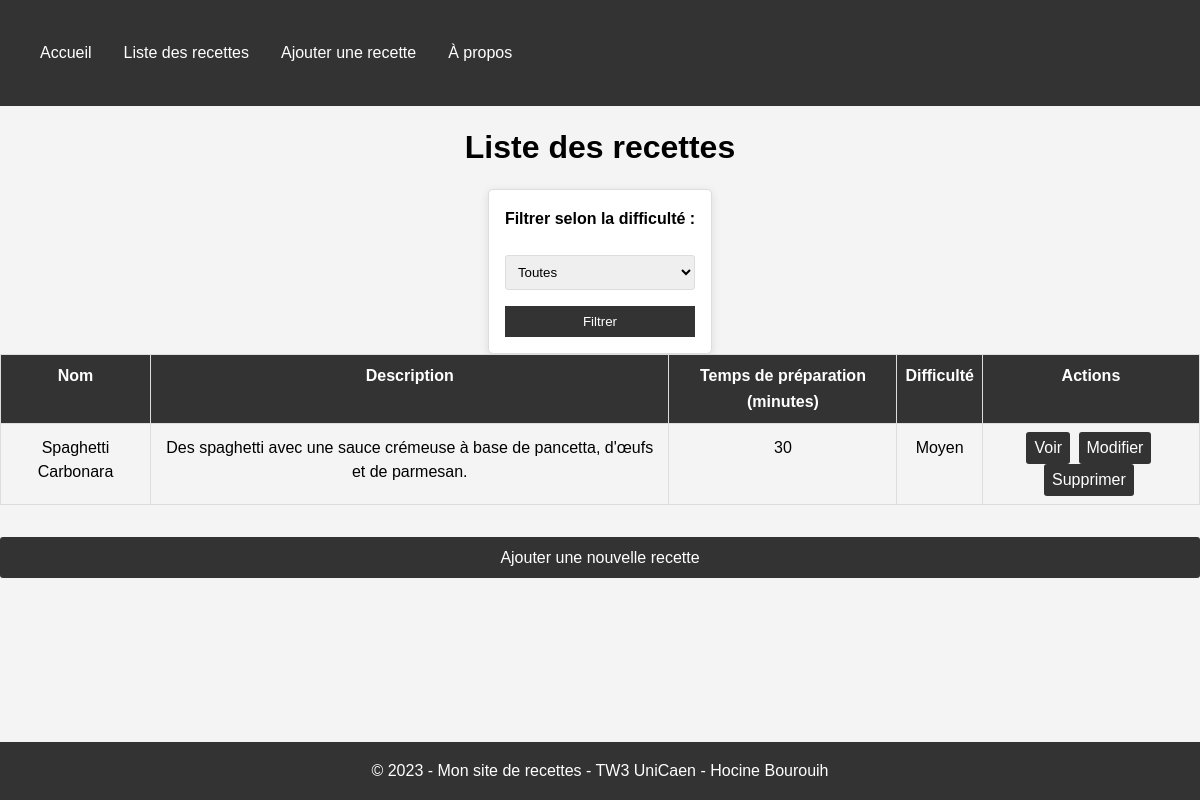
Page /list.php?difficulty=Moyen on the committed database.
### tables this page shows
CREATE TABLE IF NOT EXISTS `recipes` (
  `id` INT(11) UNSIGNED NOT NULL AUTO_INCREMENT,
  `name` VARCHAR(255) NOT NULL,
  `description` TEXT NOT NULL,
  `prep_time` INT(11) NOT NULL,
  `image_url` VARCHAR(255) NOT NULL,
  `difficulty` ENUM('Facile', 'Moyen', 'Difficile') NOT NULL,
  PRIMARY KEY (`id`)
);

### list.php (the view, shortened to what this page needs)
<?php require_once 'config/database.php'; ?>
<!DOCTYPE html>
<html lang="fr">
<head>
    <link rel="stylesheet" href="css/style.css">
</head>
<body>
    <?php include 'includes/header.php'; ?>
    <h1>Liste des recettes</h1>
    <form method="GET">
        <label for="difficulty">Filtrer selon la difficulté :</label>
        <select name="difficulty" id="difficulty">
            <option value="">Toutes</option>
        </select>
        <input type="submit" value="Filtrer">
    </form>
    <?php
    $difficulty = isset($_GET['difficulty']) ? $_GET['difficulty'] : '';
    if ($difficulty)
    {
        $query = "SELECT * FROM recipes WHERE difficulty = :difficulty";
        $stmt = $pdo->prepare($query);
        $stmt->bindParam(':difficulty', $difficulty);
        $stmt->execute();
    }
    else
    {
        $query = "SELECT * FROM recipes";
        $stmt = $pdo->query($query);
    }
    if ($stmt->rowCount() > 0)
    {
        echo "<table>
                <thead>
                    <tr>
                        <th>Nom</th>
                        <th>Description</th>
                        <th>Temps de préparation (minutes)</th>
                        <th>Difficulté</th>
                        <th>Actions</th>
                    </tr>
                </thead>
                <tbody>";
        while ($row = $stmt->fetch(PDO::FETCH_ASSOC))
        {
            echo "<tr>
                    <td>{$row['name']}</td>
                    <td>{$row['description']}</td>
                    <td>{$row['prep_time']}</td>
                    <td>{$row['difficulty']}</td>
                    <td>
                        <a href='view.php?id={$row['id']}'>Voir</a>
                        <a href='update.php?id={$row['id']}'>Modifier</a>
                        <a href='delete.php?id={$row['id']}'>Supprimer</a>
                    </td>
                  </tr>";
        }
        echo "</tbody>
            </table>";
    }
    else
    {
        echo "<p>Aucune recette trouvée.</p>";
    }
    ?>
    <a href="add.php" class="add-recipe-link">Ajouter une nouvelle recette</a>
    <?php include 'includes/footer.php'; ?>
</body>
</html>

### css/style.css (style rules this page uses)
html, body, div, span, applet, object, iframe, h1, h2, h3, h4, h5, h6, p, blockquote, pre, a, abbr, acronym, address, big, cite, code, del, dfn, em, img, ins, kbd, q, s, samp, small, strike, strong, sub, sup, tt, var, b, u, i, center, dl, dt, dd, ol, ul, li, fieldset, form, label, legend, table, caption, tbody, tfoot, thead, tr, th, td, article, aside, canvas, details, embed, figure, figcaption, footer, header, hgroup, menu, nav, output, ruby, section, summary, time, mark, audio, video { margin: 0; padding: 0; border: 0; font-size: 100%; font: inherit; vertical-align: baseline; }
body { font-family: Arial, sans-serif; line-height: 1.6; background-color: #f4f4f4; }
form { display: flex; margin: 1rem 0; }
form input[type="submit"] { padding: 0.5rem 1rem; background-color: #333; color: #ffffff; border: none; cursor: pointer; }
.table-recipes tr, nav ul li a, form input[type="submit"] { transition: all 0.3s ease; }
html { height: 100%; }
body { display: flex; flex-direction: column; min-height: 100%; }
h1 { text-align: center; margin-top: 1rem; margin-bottom: 1rem; font-weight: bold; font-size: 2rem; }
table { width: 100%; border-collapse: collapse; margin-bottom: 1rem; }
table th, table td { padding: 0.5rem; border: 1px solid #ddd; text-align: center; }
table th { font-weight: bold; background-color: #333; color: #fff; }
table a { display: inline-block; padding: 0.25rem 0.5rem; background-color: #333; color: #fff; text-decoration: none; border-radius: 3px; margin-right: 0.25rem; }
.add-recipe-link { display: inline-block; padding: 0.5rem 1rem; background-color: #333; color: #fff; text-decoration: none; border-radius: 3px; margin: 1rem 0; text-align: center; }
table tbody tr { line-height: 1.5; }
form { display: grid; grid-template-columns: 1fr; gap: 1rem; max-width: 1000px; margin: 0 auto; padding: 1rem; background-color: #ffffff; border: 1px solid #ddd; border-radius: 5px; box-shadow: 0 2px 8px rgba(0, 0, 0, 0.1); }
form label { display: block; font-weight: bold; margin-bottom: 0.5rem; }
form input[type="text"], form input[type="number"], form textarea, form select { width: 100%; padding: 0.5rem; border: 1px solid #ddd; border-radius: 3px; }

### rows in the picture
recipes: name "Spaghetti Carbonara", description "Des spaghetti avec une sauce crémeuse à base de pancetta, d'œufs et de parmesan.", prep_time "30", difficulty "Moyen"
